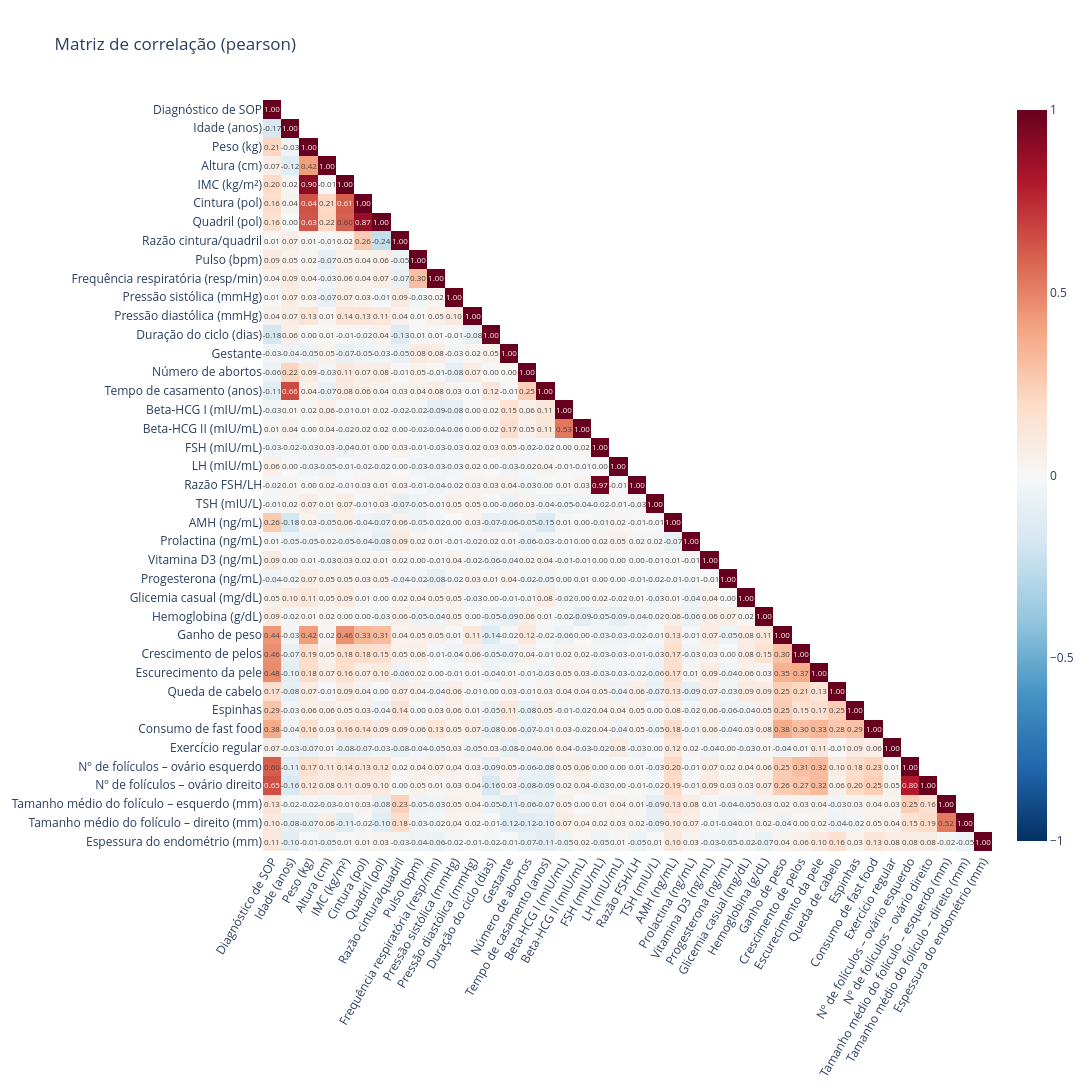

This figure's notebook cell:
### Markdown cell above
## 7. Correlação entre variáveis

Matriz de correlação de Pearson das variáveis numéricas (triângulo inferior). Como várias variáveis são assimétricas (ex.: beta-HCG, AMH), vale comparar com `metodo='spearman'`.

### Code cell
fig = matriz_correlacao(df.drop(columns='id_paciente'), rotulos=COLUNAS,
                        arquivo=PASTA_MULTIVARIADA / 'matriz_correlacao.png')

### Figure 1 — Plotly figure (JSON) as saved in the notebook; plotly's stock layout.template omitted (floating-point values rounded to 4 significant figures; data arrays with more than 128 entries replaced by an {"elided": "..."} marker saying what was removed)
{"data": [{"coloraxis": "coloraxis", "hovertemplate": "x: %{x}<br>y: %{y}<br>color: %{z}<extra></extra>", "name": "0", "textfont": {"size": 8}, "texttemplate": "%{z:.2f}", "type": "heatmap", "x": ["Diagnóstico de SOP", "Idade (anos)", "Peso (kg)", "Altura (cm)", "IMC (kg/m²)", "Cintura (pol)", "Quadril (pol)", "Razão cintura/quadril", "Pulso (bpm)", "Frequência respiratória (resp/min)", "Pressão sistólica (mmHg)", "Pressão diastólica (mmHg)", "Duração do ciclo (dias)", "Gestante", "Número de abortos", "Tempo de casamento (anos)", "Beta-HCG I (mIU/mL)", "Beta-HCG II (mIU/mL)", "FSH (mIU/mL)", "LH (mIU/mL)", "Razão FSH/LH", "TSH (mIU/L)", "AMH (ng/mL)", "Prolactina (ng/mL)", "Vitamina D3 (ng/mL)", "Progesterona (ng/mL)", "Glicemia casual (mg/dL)", "Hemoglobina (g/dL)", "Ganho de peso", "Crescimento de pelos", "Escurecimento da pele", "Queda de cabelo", "Espinhas", "Consumo de fast food", "Exercício regular", "Nº de folículos – ovário esquerdo", "Nº de folículos – ovário direito", "Tamanho médio do folículo – esquerdo (mm)", "Tamanho médio do folículo – direito (mm)", "Espessura do endométrio (mm)"], "xaxis": "x", "y": ["Diagnóstico de SOP", "Idade (anos)", "Peso (kg)", "Altura (cm)", "IMC (kg/m²)", "Cintura (pol)", "Quadril (pol)", "Razão cintura/quadril", "Pulso (bpm)", "Frequência respiratória (resp/min)", "Pressão sistólica (mmHg)", "Pressão diastólica (mmHg)", "Duração do ciclo (dias)", "Gestante", "Número de abortos", "Tempo de casamento (anos)", "Beta-HCG I (mIU/mL)", "Beta-HCG II (mIU/mL)", "FSH (mIU/mL)", "LH (mIU/mL)", "Razão FSH/LH", "TSH (mIU/L)", "AMH (ng/mL)", "Prolactina (ng/mL)", "Vitamina D3 (ng/mL)", "Progesterona (ng/mL)", "Glicemia casual (mg/dL)", "Hemoglobina (g/dL)", "Ganho de peso", "Crescimento de pelos", "Escurecimento da pele", "Queda de cabelo", "Espinhas", "Consumo de fast food", "Exercício regular", "Nº de folículos – ovário esquerdo", "Nº de folículos – ovário direito", "Tamanho médio do folículo – esquerdo (mm)", "Tamanho médio do folículo – direito (mm)", "Espessura do endométrio (mm)"], "yaxis": "y", "z": {"elided": "40x40 float values"}}], "layout": {"coloraxis": {"autocolorscale": false, "cmax": 1, "cmin": -1, "colorscale": [[0.0, "rgb(5,48,97)"], [0.1, "rgb(33,102,172)"], [0.2, "rgb(67,147,195)"], [0.3, "rgb(146,197,222)"], [0.4, "rgb(209,229,240)"], [0.5, "rgb(247,247,247)"], [0.6, "rgb(253,219,199)"], [0.7, "rgb(244,165,130)"], [0.8, "rgb(214,96,77)"], [0.9, "rgb(178,24,43)"], [1.0, "rgb(103,0,31)"]]}, "height": 1270, "plot_bgcolor": "white", "title": {"text": "Matriz de correlação (pearson)"}, "width": 1370, "xaxis": {"anchor": "y", "domain": [0.0, 1.0], "tickangle": -60}, "yaxis": {"anchor": "x", "autorange": "reversed", "domain": [0.0, 1.0]}}}
